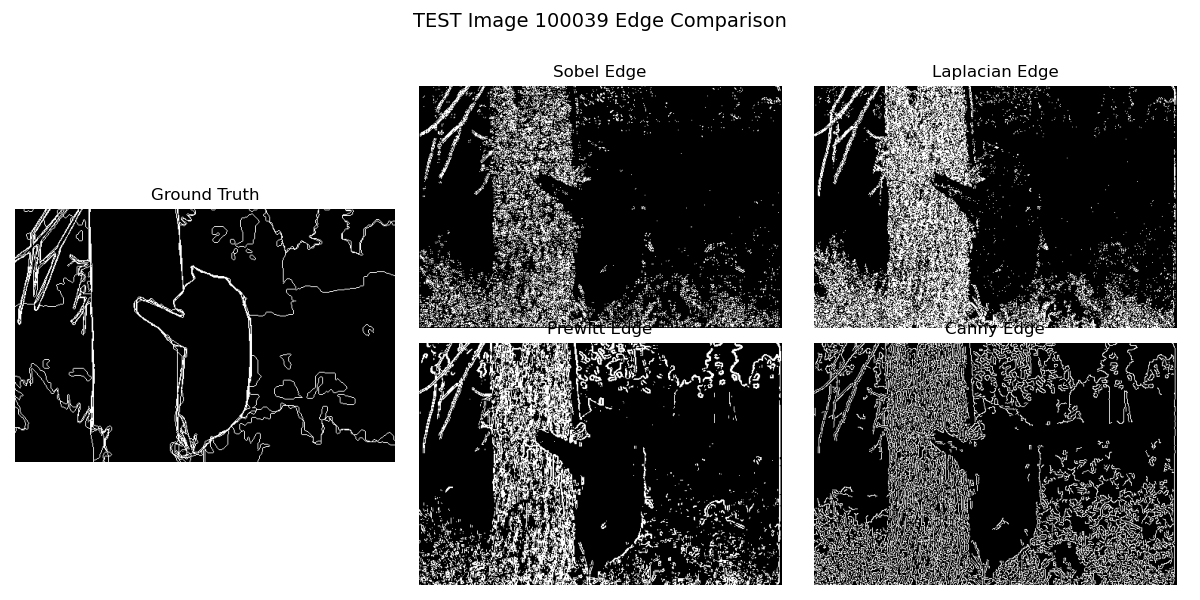
#> input picture results/edges/edge_100039.png, 1200 x 600 px
$ python -i edge_detection.py   (imports and definitions only)   (older library calls are emulated)
#> lines starting #> are read from the running program, lines starting #| are printed output that depends on the picture
#> further down, picture is the input picture: shape (600, 1200); min 0, max 255, mean 121.2
# ==============================
# stage1_edge_detection.py
# ==============================
# 实验目的：实现多种经典边缘检测算法，对图像进行边缘提取，并结合 ground truth 进行精度评估。
# 对比指标包括：Precision（查准率）、Recall（查全率）、F1-score（调和平均）、IoU（交并比）。

import cv2
import numpy as np
import matplotlib.pyplot as plt
import os
from scipy.io import loadmat
from skimage.filters import prewitt
from sklearn.metrics import precision_score, recall_score, f1_score, jaccard_score
import matplotlib.gridspec as gridspec

def edge_detection_methods(img_gray):
    # 执行多种边缘检测算法，返回二值化后的边缘图像字典
    sobel = cv2.Sobel(img_gray, cv2.CV_64F, 1, 1, ksize=3)  # Sobel 算子提取梯度边缘
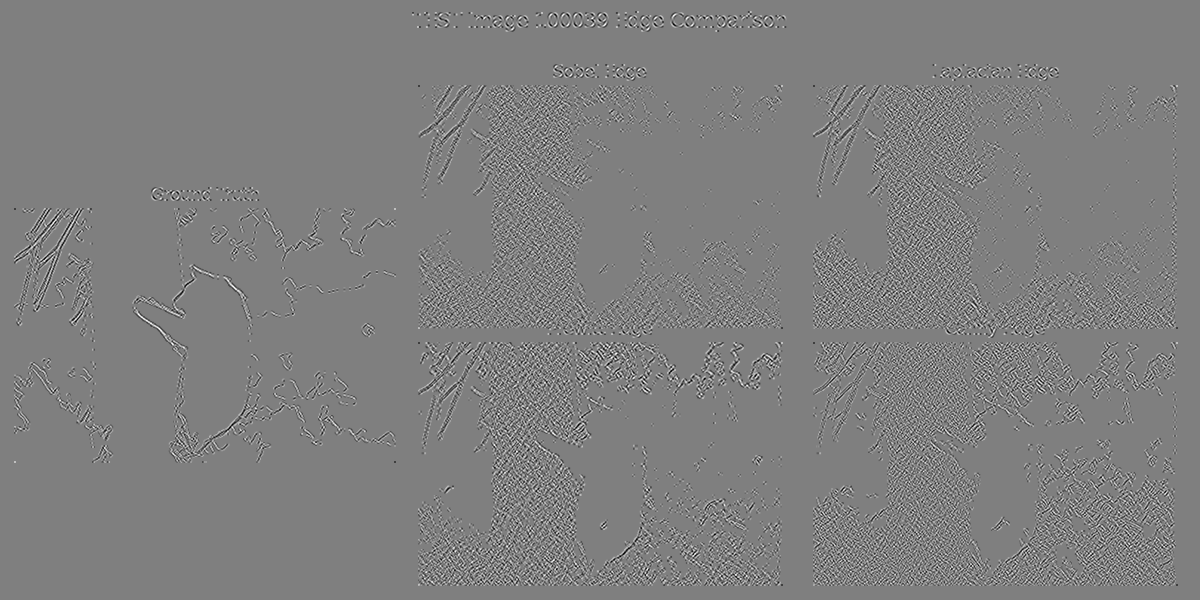
#> sobel: shape (600, 1200) float64; min -505, max 503, mean 0; drawn with min black and max white
    laplacian = cv2.Laplacian(img_gray, cv2.CV_64F)         # Laplacian 算子
    canny = cv2.Canny(img_gray, 100, 200)                   # Canny 边缘检测
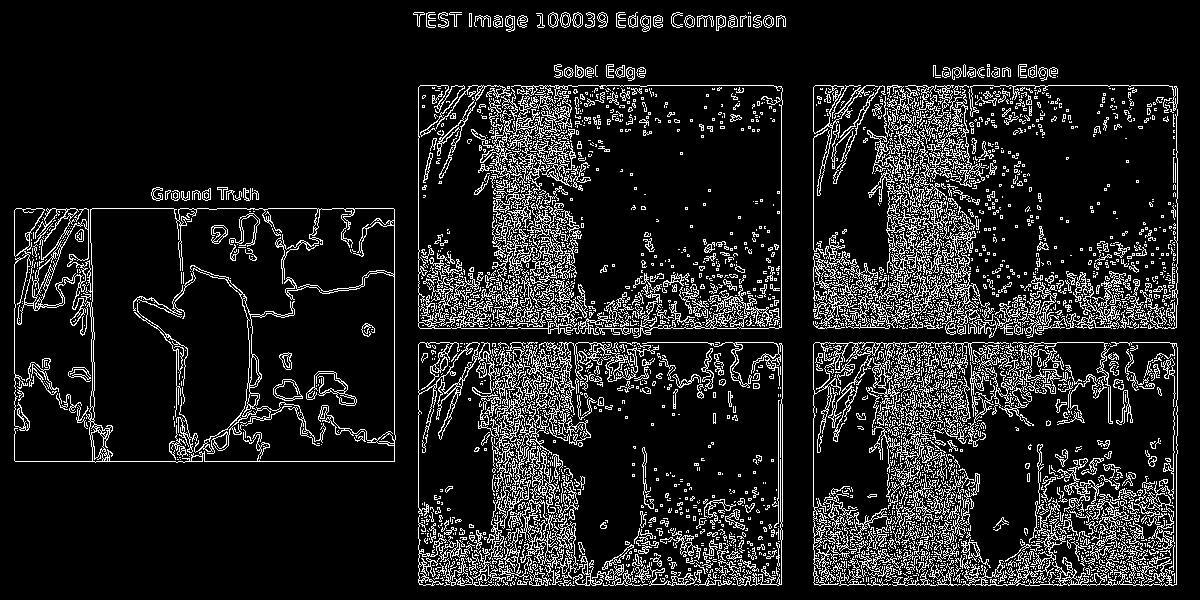
#> canny: shape (600, 1200); 12.7% white in thin lines or dots
    prewitt_edge = prewitt(img_gray)                       # Prewitt 滤波器
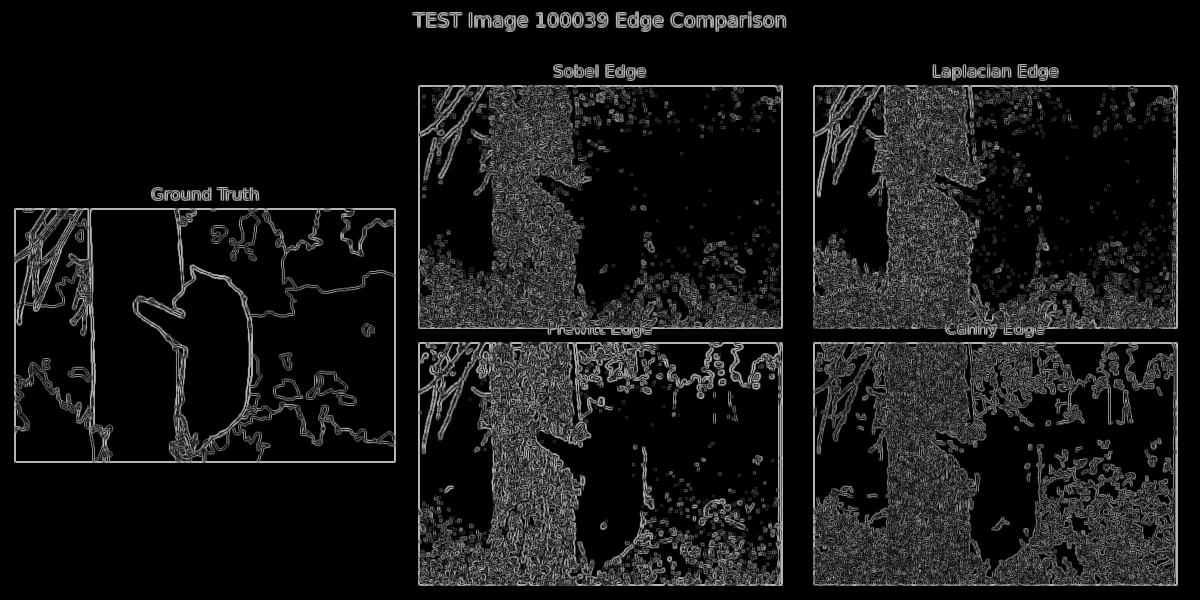
#> prewitt_edge: shape (600, 1200) float64; min 0, max 0.732, mean 0.0887
    prewitt_edge = (prewitt_edge * 255).astype(np.uint8)   # 归一化到 0-255

    # 返回处理后的二值图像（可调阈值）用于后续评估
    return {
        "Sobel": np.uint8(np.abs(sobel) > 50),
        "Laplacian": np.uint8(np.abs(laplacian) > 50),
        "Canny": canny // 255,
        "Prewitt": np.uint8(prewitt_edge > 30)
    }

# [135 lines left out: functions visualize_edges, load_bsds500_image, load_ground_truth_mask, evaluate_edge, process_bsds500_dataset, not called in this run]

# [3 lines not run here, left out]

>>> import cv2
>>> picture = cv2.imread('results/edges/edge_100039.png', cv2.IMREAD_GRAYSCALE)
>>> result = edge_detection_methods(picture)
#> result = 4 items

$ run again, on results/edges/edge_113016.png
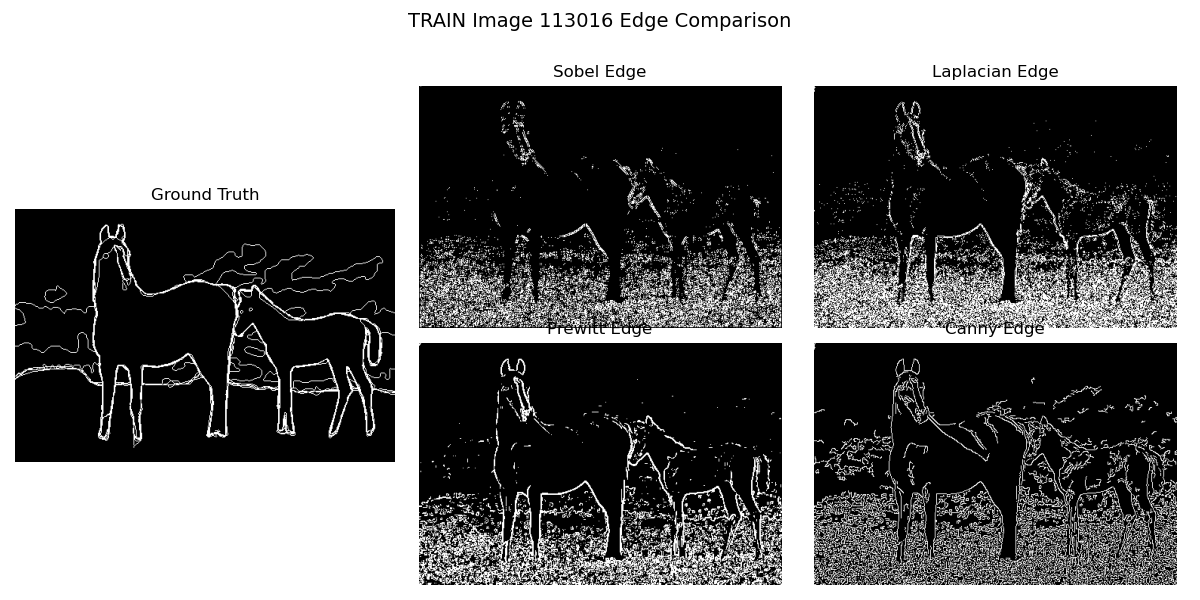
#> input picture results/edges/edge_113016.png, 1200 x 600 px
#> picture is the input picture: shape (600, 1200); min 0, max 255, mean 117.4
#> in edge_detection_methods, `canny = cv2.Canny(img_gray, 100, 200)`:
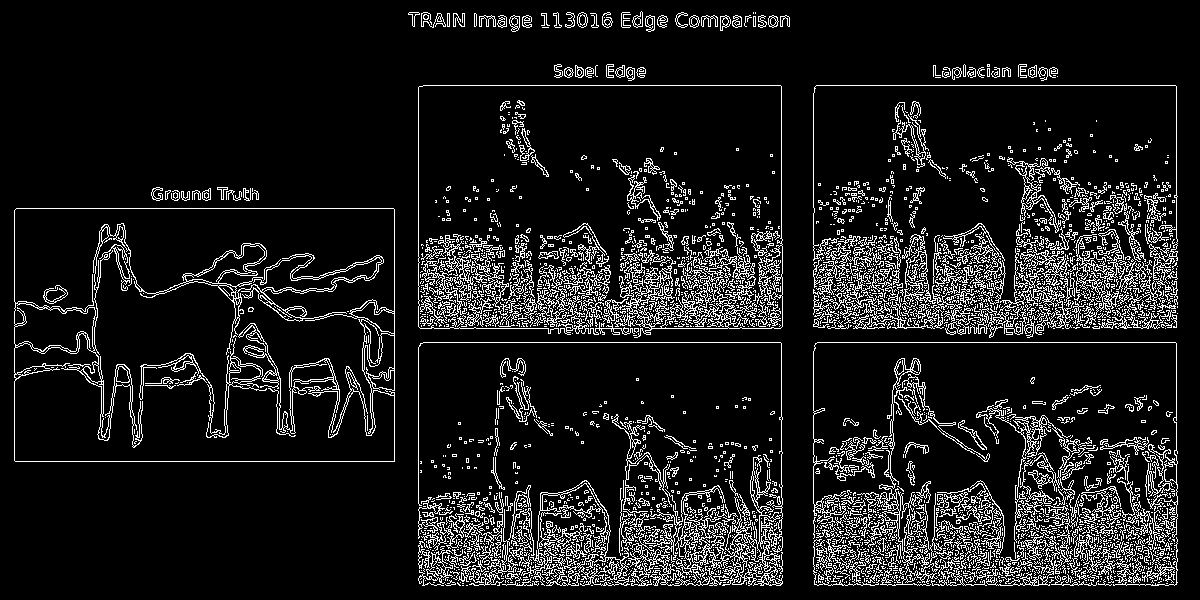
#> canny: shape (600, 1200); 10.9% white in thin lines or dots
#> in edge_detection_methods, `prewitt_edge = prewitt(img_gray)`:
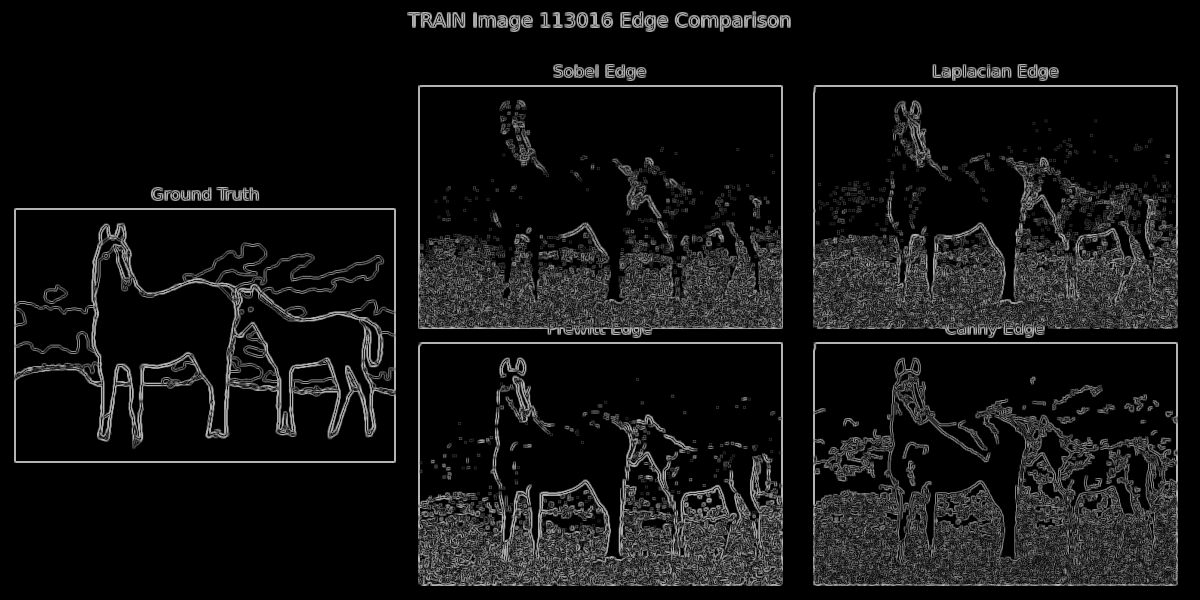
#> prewitt_edge: shape (600, 1200) float64; min 0, max 0.734, mean 0.0776
#> result = 4 items

$ run again, on results/edges/edge_134052.png
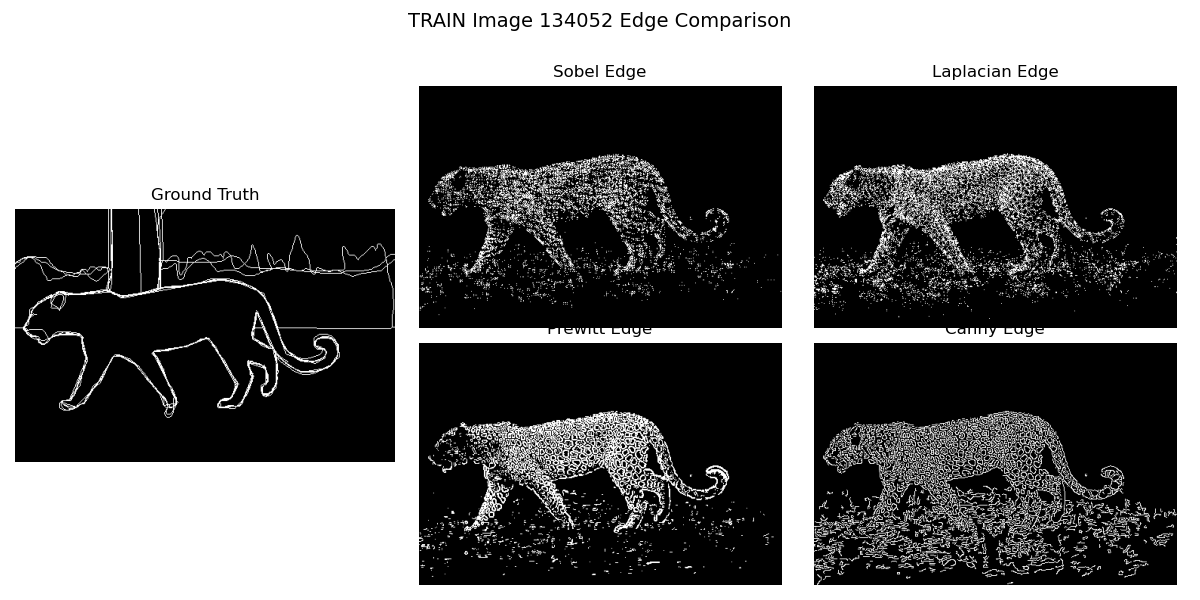
#> input picture results/edges/edge_134052.png, 1200 x 600 px
#> picture is the input picture: shape (600, 1200); min 0, max 255, mean 109.7
#> in edge_detection_methods, `canny = cv2.Canny(img_gray, 100, 200)`:
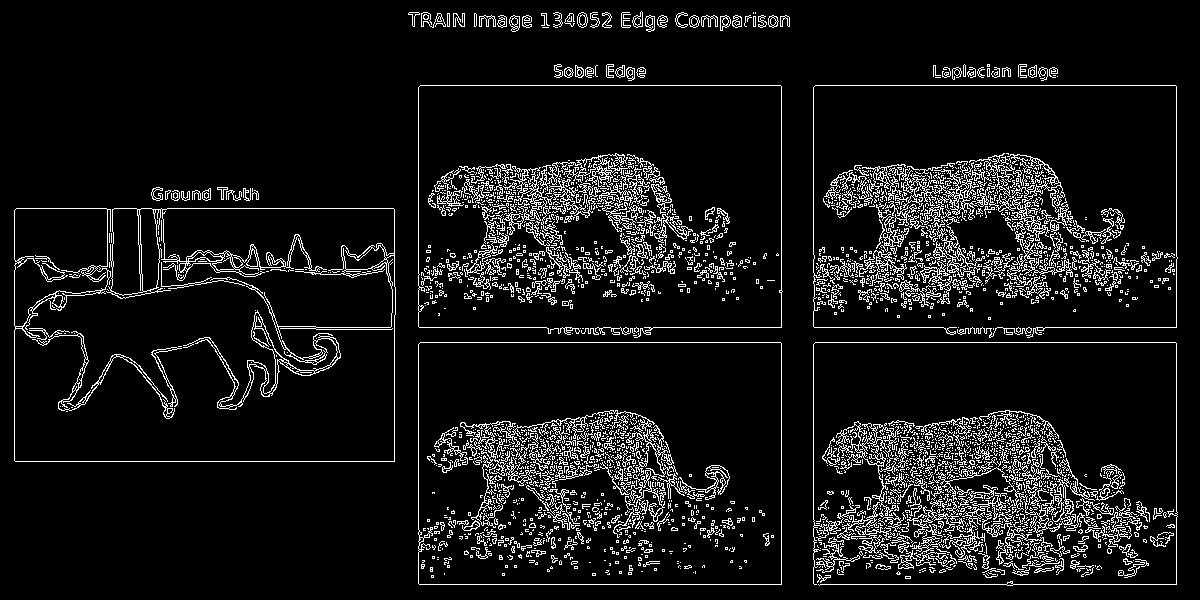
#> canny: shape (600, 1200); 8.6% white in thin lines or dots
#> in edge_detection_methods, `prewitt_edge = prewitt(img_gray)`:
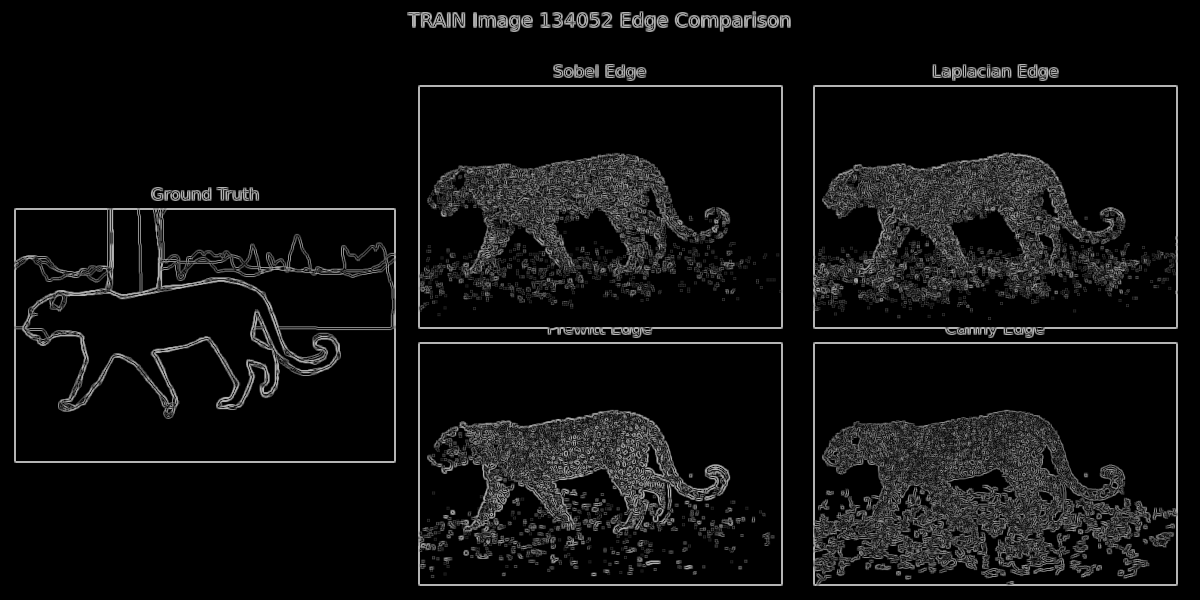
#> prewitt_edge: shape (600, 1200) float64; min 0, max 0.734, mean 0.0627
#> result = 4 items
